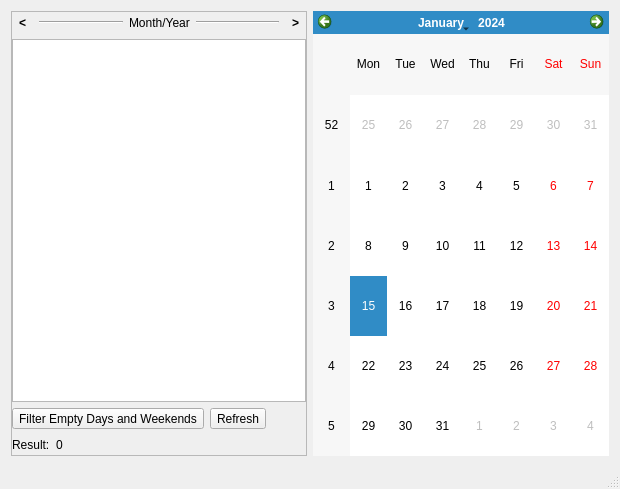
<?xml version="1.0" encoding="UTF-8"?>
<ui version="4.0">
 <class>JobSchedulerMain</class>
 <widget class="QMainWindow" name="JobSchedulerMain">
  <property name="geometry">
   <rect>
    <x>0</x>
    <y>0</y>
    <width>620</width>
    <height>489</height>
   </rect>
  </property>
  <property name="windowTitle">
   <string>JobSchedulerMain</string>
  </property>
  <widget class="QWidget" name="centralWidget">
   <layout class="QHBoxLayout" name="horizontalLayout_2">
    <item>
     <widget class="QFrame" name="frame">
      <property name="frameShape">
       <enum>QFrame::StyledPanel</enum>
      </property>
      <property name="frameShadow">
       <enum>QFrame::Raised</enum>
      </property>
      <layout class="QVBoxLayout" name="verticalLayout">
       <property name="leftMargin">
        <number>0</number>
       </property>
       <property name="topMargin">
        <number>0</number>
       </property>
       <property name="rightMargin">
        <number>0</number>
       </property>
       <property name="bottomMargin">
        <number>0</number>
       </property>
       <item>
        <layout class="QHBoxLayout" name="horizontalLayout">
         <item>
          <widget class="QToolButton" name="tbPrevMonth">
           <property name="styleSheet">
            <string notr="true">font: bold</string>
           </property>
           <property name="text">
            <string>&lt;</string>
           </property>
           <property name="autoRaise">
            <bool>true</bool>
           </property>
          </widget>
         </item>
         <item>
          <widget class="Line" name="line">
           <property name="orientation">
            <enum>Qt::Horizontal</enum>
           </property>
          </widget>
         </item>
         <item>
          <widget class="QLabel" name="leMonthYear">
           <property name="sizePolicy">
            <sizepolicy hsizetype="Maximum" vsizetype="Preferred">
             <horstretch>0</horstretch>
             <verstretch>0</verstretch>
            </sizepolicy>
           </property>
           <property name="text">
            <string>Month/Year</string>
           </property>
          </widget>
         </item>
         <item>
          <widget class="Line" name="line_2">
           <property name="orientation">
            <enum>Qt::Horizontal</enum>
           </property>
          </widget>
         </item>
         <item>
          <widget class="QToolButton" name="tbNextMonth">
           <property name="styleSheet">
            <string notr="true">font: bold</string>
           </property>
           <property name="text">
            <string>&gt;</string>
           </property>
           <property name="autoRaise">
            <bool>true</bool>
           </property>
          </widget>
         </item>
        </layout>
       </item>
       <item>
        <widget class="QTableView" name="table">
         <property name="alternatingRowColors">
          <bool>true</bool>
         </property>
         <property name="gridStyle">
          <enum>Qt::SolidLine</enum>
         </property>
         <property name="sortingEnabled">
          <bool>true</bool>
         </property>
         <attribute name="horizontalHeaderStretchLastSection">
          <bool>true</bool>
         </attribute>
        </widget>
       </item>
       <item>
        <layout class="QHBoxLayout" name="horizontalLayout_4">
         <item>
          <widget class="QToolButton" name="tbFilter">
           <property name="text">
            <string>Filter Empty Days and Weekends</string>
           </property>
           <property name="checkable">
            <bool>true</bool>
           </property>
          </widget>
         </item>
         <item>
          <widget class="QToolButton" name="tbRefreshMonth">
           <property name="text">
            <string>Refresh</string>
           </property>
          </widget>
         </item>
         <item>
          <spacer name="horizontalSpacer_2">
           <property name="orientation">
            <enum>Qt::Horizontal</enum>
           </property>
           <property name="sizeHint" stdset="0">
            <size>
             <width>40</width>
             <height>20</height>
            </size>
           </property>
          </spacer>
         </item>
        </layout>
       </item>
       <item>
        <layout class="QHBoxLayout" name="horizontalLayout_3">
         <item>
          <widget class="QLabel" name="lblResult">
           <property name="text">
            <string>Result:</string>
           </property>
          </widget>
         </item>
         <item>
          <widget class="QLabel" name="lblResultValue">
           <property name="text">
            <string>0</string>
           </property>
          </widget>
         </item>
         <item>
          <spacer name="horizontalSpacer">
           <property name="orientation">
            <enum>Qt::Horizontal</enum>
           </property>
           <property name="sizeHint" stdset="0">
            <size>
             <width>40</width>
             <height>20</height>
            </size>
           </property>
          </spacer>
         </item>
        </layout>
       </item>
      </layout>
     </widget>
    </item>
    <item>
     <widget class="QCalendarWidget" name="calendarWidget"/>
    </item>
   </layout>
  </widget>
  <widget class="QMenuBar" name="menuBar">
   <property name="geometry">
    <rect>
     <x>0</x>
     <y>0</y>
     <width>620</width>
     <height>21</height>
    </rect>
   </property>
  </widget>
  <widget class="QStatusBar" name="statusBar"/>
 </widget>
 <layoutdefault spacing="6" margin="11"/>
 <resources/>
 <connections/>
</ui>
